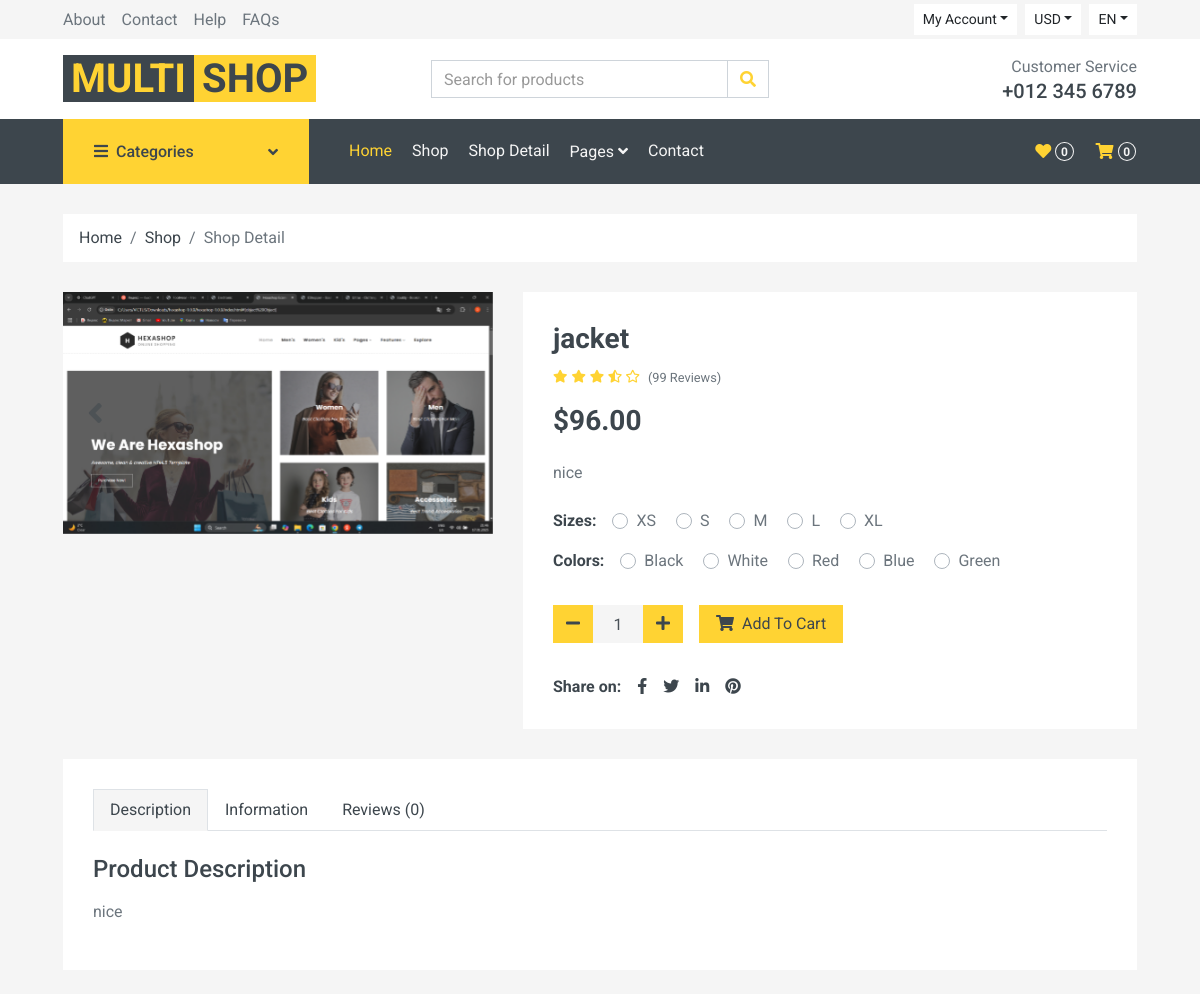
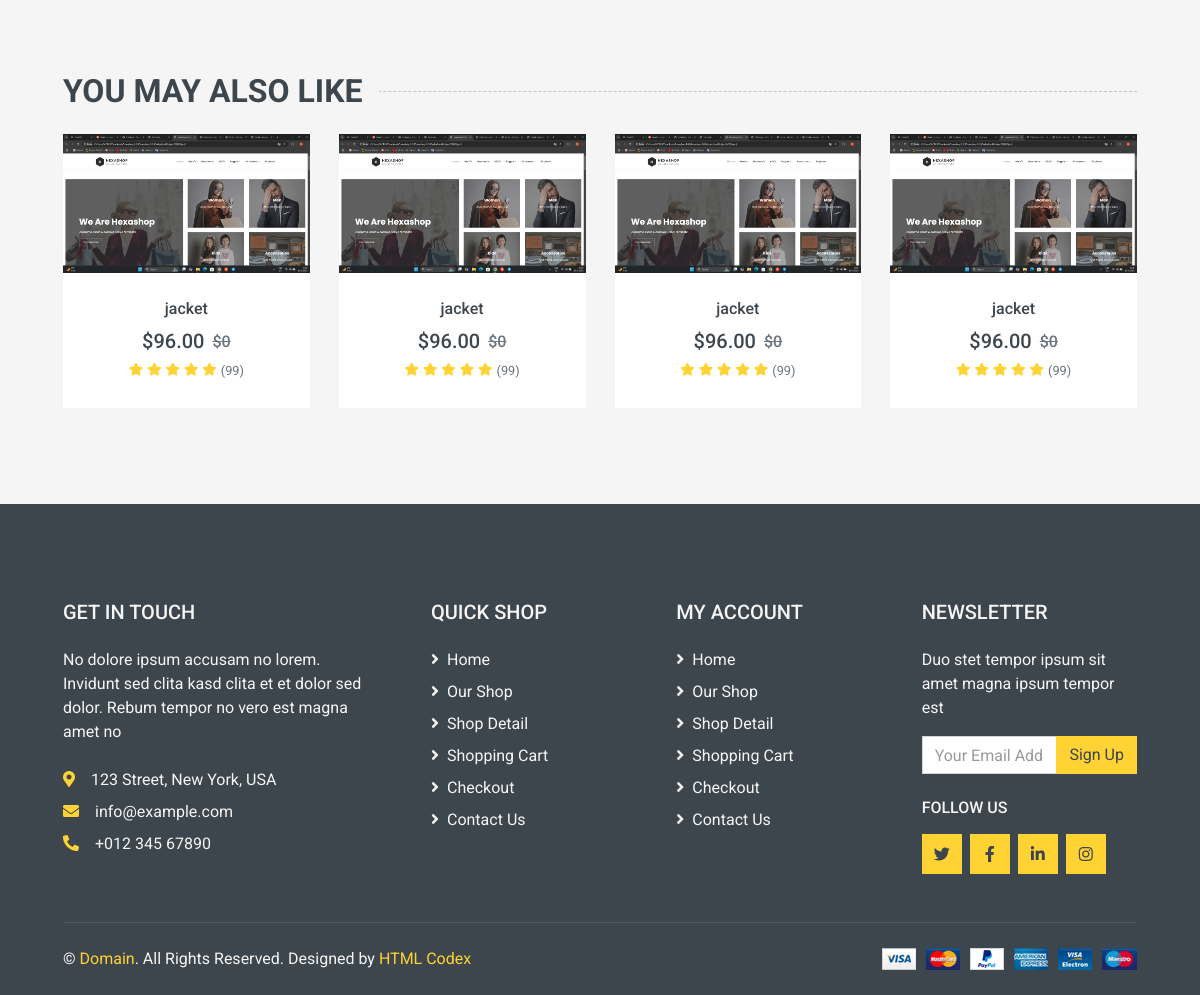
The app's page /products/detail/jacket with its own data (2 pictures, top to bottom).
### shop/models.py (models this page shows, shortened)
class Product(models.Model):
    name = models.CharField(max_length=250)
    slug = models.SlugField(max_length=250, unique=True)
    description = models.TextField(null=True, blank=True)
    price = models.DecimalField(max_digits=10, decimal_places=2)
    quantity = models.IntegerField(default=10)
    sizes = models.ManyToManyField(Size)
    colors = models.ManyToManyField(Color)
    discount = models.IntegerField(default=0)
    category = models.ForeignKey(Category, on_delete=models.SET_NULL, null=True, related_name='products')

class ProductImage(models.Model):
    image = models.ImageField(upload_to='products/images/')
    product = models.ForeignKey(Product, on_delete=models.CASCADE, related_name='images')

### shop/views.py (the view)
# urls.py: path('products/detail/<slug:slug>', ProductDetailView.as_view(), name='products_detail'),
class ProductDetailView(DetailView):
    model = Product
    template_name = 'shop/detail.html'
    context_object_name = 'product'

### shop/templates/shop/detail.html (shortened to what this page needs)
{% extends 'base.html' %}
    {% block content %}
    <div class="container-fluid">
        <div class="row px-xl-5">
            <div class="col-12">
                <nav class="breadcrumb bg-light mb-30">
                    <a class="breadcrumb-item text-dark" href="#">Home</a>
                    <a class="breadcrumb-item text-dark" href="#">Shop</a>
                    <span class="breadcrumb-item active">Shop Detail</span>
                </nav>
            </div>
        </div>
    </div>
    <div class="container-fluid pb-5">
        <div class="row px-xl-5">
            <div class="col-lg-5 mb-30">
                <div id="product-carousel" class="carousel slide" data-ride="carousel">
                    <div class="carousel-inner bg-light">
                        <div class="carousel-item active">
                            <img class="w-100 h-100" src="{{ product.images.first.image.url }}" alt="Image 1">
                        </div>
                    </div>
                    <a class="carousel-control-prev" href="#product-carousel" data-slide="prev">
                        <i class="fa fa-2x fa-angle-left text-dark"></i>
                    </a>
                    <a class="carousel-control-next" href="#product-carousel" data-slide="next">
                        <i class="fa fa-2x fa-angle-right text-dark"></i>
                    </a>
                </div>
            </div>
            <div class="col-lg-7 h-auto mb-30">
                <div class="h-100 bg-light p-30">
                    <h3>{{product.name}}</h3>
                    <div class="d-flex mb-3">
                        <div class="text-primary mr-2">
                            <small class="fas fa-star"></small>
                            <small class="fas fa-star"></small>
                            <small class="fas fa-star"></small>
                            <small class="fas fa-star-half-alt"></small>
                            <small class="far fa-star"></small>
                        </div>
                        <small class="pt-1">(99 Reviews)</small>
                    </div>
                    <h3 class="font-weight-semi-bold mb-4">${{product.price}}</h3>
                    <p class="mb-4">{{product.description}}</p>
                    <div class="d-flex mb-3">
                        <strong class="text-dark mr-3">Sizes:</strong>
                        <form>
                            <div class="custom-control custom-radio custom-control-inline">
                                <label class="custom-control-label" for="size-1">XS</label>
                            </div>
                            <div class="custom-control custom-radio custom-control-inline">
                                <label class="custom-control-label" for="size-2">S</label>
                            </div>
                            <div class="custom-control custom-radio custom-control-inline">
                                <label class="custom-control-label" for="size-3">M</label>
                            </div>
                            <div class="custom-control custom-radio custom-control-inline">
                                <label class="custom-control-label" for="size-4">L</label>
                            </div>
                            <div class="custom-control custom-radio custom-control-inline">
                                <label class="custom-control-label" for="size-5">XL</label>
                            </div>
                        </form>
                    </div>
                    <div class="d-flex mb-4">
                        <strong class="text-dark mr-3">Colors:</strong>
                        <form>
                            <div class="custom-control custom-radio custom-control-inline">
                                <label class="custom-control-label" for="color-1">Black</label>
                            </div>
                            <div class="custom-control custom-radio custom-control-inline">
                                <label class="custom-control-label" for="color-2">White</label>
                            </div>
                            <div class="custom-control custom-radio custom-control-inline">
                                <label class="custom-control-label" for="color-3">Red</label>
                            </div>
                            <div class="custom-control custom-radio custom-control-inline">
                                <label class="custom-control-label" for="color-4">Blue</label>
                            </div>
                            <div class="custom-control custom-radio custom-control-inline">
                                <label class="custom-control-label" for="color-5">Green</label>
                            </div>
                        </form>
                    </div>
                    <div class="d-flex align-items-center mb-4 pt-2">
                        <div class="input-group quantity mr-3" style="width: 130px;">
                            <div class="input-group-btn">
                                <button class="btn btn-primary btn-minus">
                                    <i class="fa fa-minus"></i>
                                </button>
                            </div>
                            <input type="text" class="form-control bg-secondary border-0 text-center" value="1">
                            <div class="input-group-btn">
                                <button class="btn btn-primary btn-plus">
                                    <i class="fa fa-plus"></i>
                                </button>
                            </div>
                        </div>
                        <button class="btn btn-primary px-3"><i class="fa fa-shopping-cart mr-1"></i> Add To
                            Cart</button>
                    </div>
                    <div class="d-flex pt-2">
                        <strong class="text-dark mr-2">Share on:</strong>
                        <div class="d-inline-flex">
                            <a class="text-dark px-2" href="">
                                <i class="fab fa-facebook-f"></i>
                            </a>
                            <a class="text-dark px-2" href="">
                                <i class="fab fa-twitter"></i>
                            </a>
                            <a class="text-dark px-2" href="">
                                <i class="fab fa-linkedin-in"></i>
                            </a>
                            <a class="text-dark px-2" href="">
                                <i class="fab fa-pinterest"></i>
                            </a>
                        </div>
                    </div>
                </div>
            </div>
        </div>
        <div class="row px-xl-5">
            <div class="col">
                <div class="bg-light p-30">
                    <div class="nav nav-tabs mb-4">
                        <a class="nav-item nav-link text-dark active" data-toggle="tab" href="#tab-pane-1">Description</a>
                        <a class="nav-item nav-link text-dark" data-toggle="tab" href="#tab-pane-2">Information</a>
                        <a class="nav-item nav-link text-dark" data-toggle="tab" href="#tab-pane-3">Reviews (0)</a>
                    </div>
                    <div class="tab-content">
                        <div class="tab-pane fade show active" id="tab-pane-1">
                            <h4 class="mb-3">Product Description</h4>
                            <p> {{product.description}} </p>
                        </div>
                    </div>
                </div>
            </div>
        </div>
    </div>
    <div class="container-fluid py-5">
        <h2 class="section-title position-relative text-uppercase mx-xl-5 mb-4"><span class="bg-secondary pr-3">You May Also Like</span></h2>
        <div class="row px-xl-5">
            <div class="col">
                <div class="owl-carousel related-carousel">
                    <div class="product-item bg-light">
                        <div class="product-img position-relative overflow-hidden">
                            <img class="img-fluid w-100" src="{{product.images.first.image.url}}" alt="">
                            <div class="product-action">
                            </div>
                        </div>
                        <div class="text-center py-4">
                            <a class="h6 text-decoration-none text-truncate" href="">{{product.name}}</a>
                            <div class="d-flex align-items-center justify-content-center mt-2">
                                <h5>${{product.price}}</h5><h6 class="text-muted ml-2"><del>${{product.discount}}</del></h6>
                            </div>
                            <div class="d-flex align-items-center justify-content-center mb-1">
                                <small class="fa fa-star text-primary mr-1"></small>
                                <small class="fa fa-star text-primary mr-1"></small>
                                <small class="fa fa-star text-primary mr-1"></small>
                                <small class="fa fa-star text-primary mr-1"></small>
                                <small class="fa fa-star text-primary mr-1"></small>
                                <small>(99)</small>
                            </div>
                        </div>
                    </div>
                </div>
            </div>
        </div>
    </div>
    {% endblock content %}

### records on screen
Product: images.first.image (picture), name "jacket", price "96.00", description "nice", discount "0"
